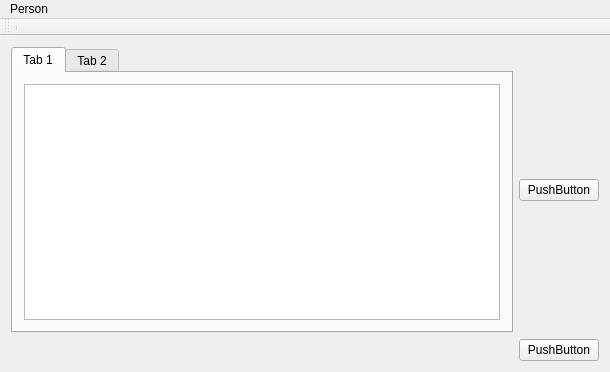
<?xml version="1.0" encoding="UTF-8"?>
<ui version="4.0">
 <class>MainWindow</class>
 <widget class="QMainWindow" name="MainWindow">
  <property name="geometry">
   <rect>
    <x>0</x>
    <y>0</y>
    <width>610</width>
    <height>372</height>
   </rect>
  </property>
  <property name="windowTitle">
   <string>MainWindow</string>
  </property>
  <widget class="QWidget" name="centralWidget">
   <layout class="QGridLayout" name="gridLayout_2">
    <item row="0" column="0">
     <layout class="QGridLayout" name="gridLayout">
      <item row="0" column="0">
       <widget class="QTabWidget" name="tabWidget">
        <property name="currentIndex">
         <number>0</number>
        </property>
        <widget class="QWidget" name="tab">
         <attribute name="title">
          <string>Tab 1</string>
         </attribute>
         <layout class="QGridLayout" name="gridLayout_3">
          <item row="0" column="0">
           <widget class="QTableView" name="tableView"/>
          </item>
         </layout>
        </widget>
        <widget class="QWidget" name="tab_2">
         <attribute name="title">
          <string>Tab 2</string>
         </attribute>
         <layout class="QGridLayout" name="gridLayout_4">
          <item row="0" column="0">
           <widget class="QWidget" name="widget" native="true"/>
          </item>
         </layout>
        </widget>
       </widget>
      </item>
     </layout>
    </item>
    <item row="1" column="1">
     <widget class="QPushButton" name="pushButton">
      <property name="text">
       <string>PushButton</string>
      </property>
     </widget>
    </item>
    <item row="0" column="1">
     <widget class="QPushButton" name="pushButton_2">
      <property name="text">
       <string>PushButton</string>
      </property>
     </widget>
    </item>
   </layout>
  </widget>
  <widget class="QMenuBar" name="menuBar">
   <property name="geometry">
    <rect>
     <x>0</x>
     <y>0</y>
     <width>610</width>
     <height>22</height>
    </rect>
   </property>
   <widget class="QMenu" name="menuPerson">
    <property name="title">
     <string>Person</string>
    </property>
    <addaction name="actionAdd"/>
   </widget>
   <addaction name="menuPerson"/>
  </widget>
  <widget class="QToolBar" name="mainToolBar">
   <attribute name="toolBarArea">
    <enum>TopToolBarArea</enum>
   </attribute>
   <attribute name="toolBarBreak">
    <bool>false</bool>
   </attribute>
   <addaction name="separator"/>
  </widget>
  <action name="actionAdd">
   <property name="text">
    <string>Add</string>
   </property>
  </action>
 </widget>
 <layoutdefault spacing="6" margin="11"/>
 <resources/>
 <connections/>
</ui>
